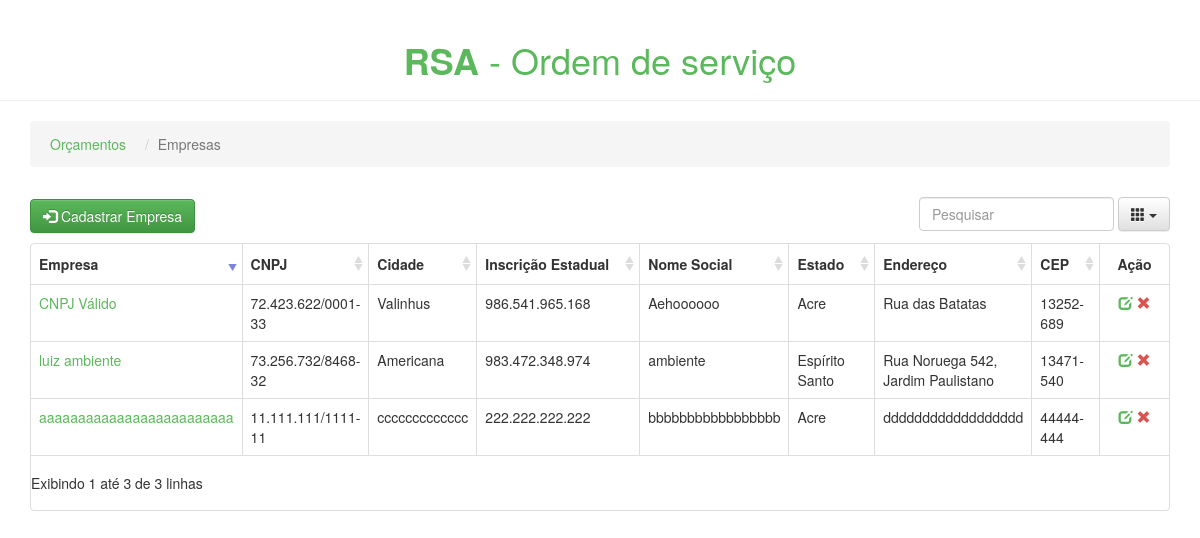
The app's page /pros/empresas/, older data.
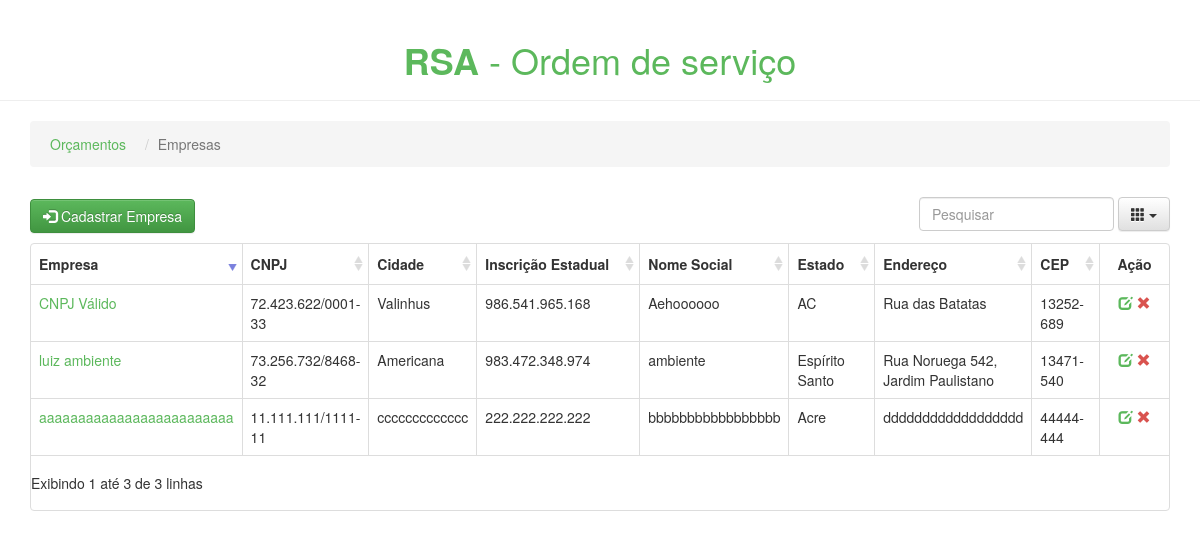
The same page, newer data.
### pros/models.py (models this page shows, shortened)
class Empresa(models.Model):
    nome_empresa = models.CharField(max_length=200)
    nome_social = models.CharField(max_length=200)
    cnpj = models.CharField(max_length=20, unique=True)
    insc_estadual = models.CharField(max_length=20)
    cidade = models.CharField(max_length=100)
    estado = models.CharField(max_length=100)
    end = models.CharField(max_length=300)
    cep = models.CharField(max_length=10)

### pros/views.py (the view)
# urls.py: url(r'^empresas/delete_empresa/(\d+)/$', views.delete_empresa, name='delete_empresa'),
def empresas(request):
    empresa_list = Empresa.objects.order_by('nome_empresa')
    return render(request, 'pros/empresas.html', {'empresa_list': empresa_list})

### pros/templates/pros/empresas.html (shortened to what this page needs)
<!DOCTYPE HTML>
{% include 'pros/base.html' %}
{% load staticfiles %}
<html lang="pt-br">
    <head>
    </head>
    <body>
        <header class="page-header text-center color-link-empresa">
            <h1><strong>RSA</strong> - Ordem de serviço</h1>
        </header>
        <div class="container">
            <ul class="breadcrumb">
                <li><a class="color-link-empresa" href="{% url 'pros:index' %}">Orçamentos</a>
                    </li>
                <li class="active">Empresas</li>
            </ul>
            <div id="toolbar-empresa">
                <a type="button" class="btn btn-success" href="{% url 'pros:cadastro_empresa' %}">
                    <i class="glyphicon glyphicon-log-in"></i> Cadastrar Empresa
                </a>
            </div>
            <table data-toggle="table"
                data-toolbar="#toolbar-empresa"
                data-search="true"
                data-sort-name="nome_empresa"
                data-sort-order="desc"
                data-pagination="true"
                data-show-footer="false"
                data-page-list="[10, 25, 50, 100, ALL]"
                data-minimum-count-columns="2"
                data-show-columns="true">
                <thead>
                    <tr>
                        <th data-field="nome_empresa" data-sortable="true">Empresa</th>
                        <th data-field="cnpj" data-sortable="true">CNPJ</th>
                        <th data-field="cidade" data-sortable="true">Cidade</th>
                        <th data-field="insc_estadual" data-sortable="true">Inscrição Estadual</th>
                        <th data-field="nome_social" data-sortable="true">Nome Social</th>
                        <th data-field="estado" data-sortable="true">Estado</th>
                        <th data-field="end" data-sortable="true">Endereço</th>
                        <th data-field="cep" data-sortable="true">CEP</th>
                        <th data-field="action" class="col-md-1" data-align="center">Ação</th>
                    </tr>
                </thead>
                <tbody>
                    {% for empresa in empresa_list %}
                        <tr>
                            <td class="text-overflow">
                                <a class="color-link-empresa" href="{% url 'pros:clientes' empresa.id %}">
                                    {{ empresa.nome_empresa }}
                                </a>
                            </td>
                            <td class="text-overflow">{{ empresa.cnpj }}</td>
                            <td class="text-overflow">{{ empresa.cidade }}</td>
                            <td class="text-overflow">{{ empresa.insc_estadual }}</td>
                            <td class="text-overflow">{{ empresa.nome_social }}</td>
                            <td class="text-overflow">{{ empresa.estado }}</td>
                            <td class="text-overflow">{{ empresa.end }}</td>
                            <td class="text-overflow">{{ empresa.cep }}</td>
                            <td class="col-md-1" data-align="center">
                                <a class="edit ml10" href="{% url 'pros:update_empresa' empresa.id %}" title="Edit">
                                    <i class="glyphicon glyphicon-edit color-link-empresa"></i>
                                </a>
                                <a class="remove ml10 remove-empresa" title="Remove" data-toggle="modal" href="#"
                                   data-id="{{ empresa.id }}" data-name="{{ empresa.nome_empresa }}"
                                   data-target="#empresa-del">
                                    <i class="glyphicon glyphicon-remove color-delete"></i>
                                </a>
                            </td>
                        </tr>
                    {% endfor %}
                </tbody>
            </table>
        </div>
    </body>
</html>

Row changes from the older to the newer data that the page shows:
changed Empresa "CNPJ Válido": estado "Acre" → "AC"
